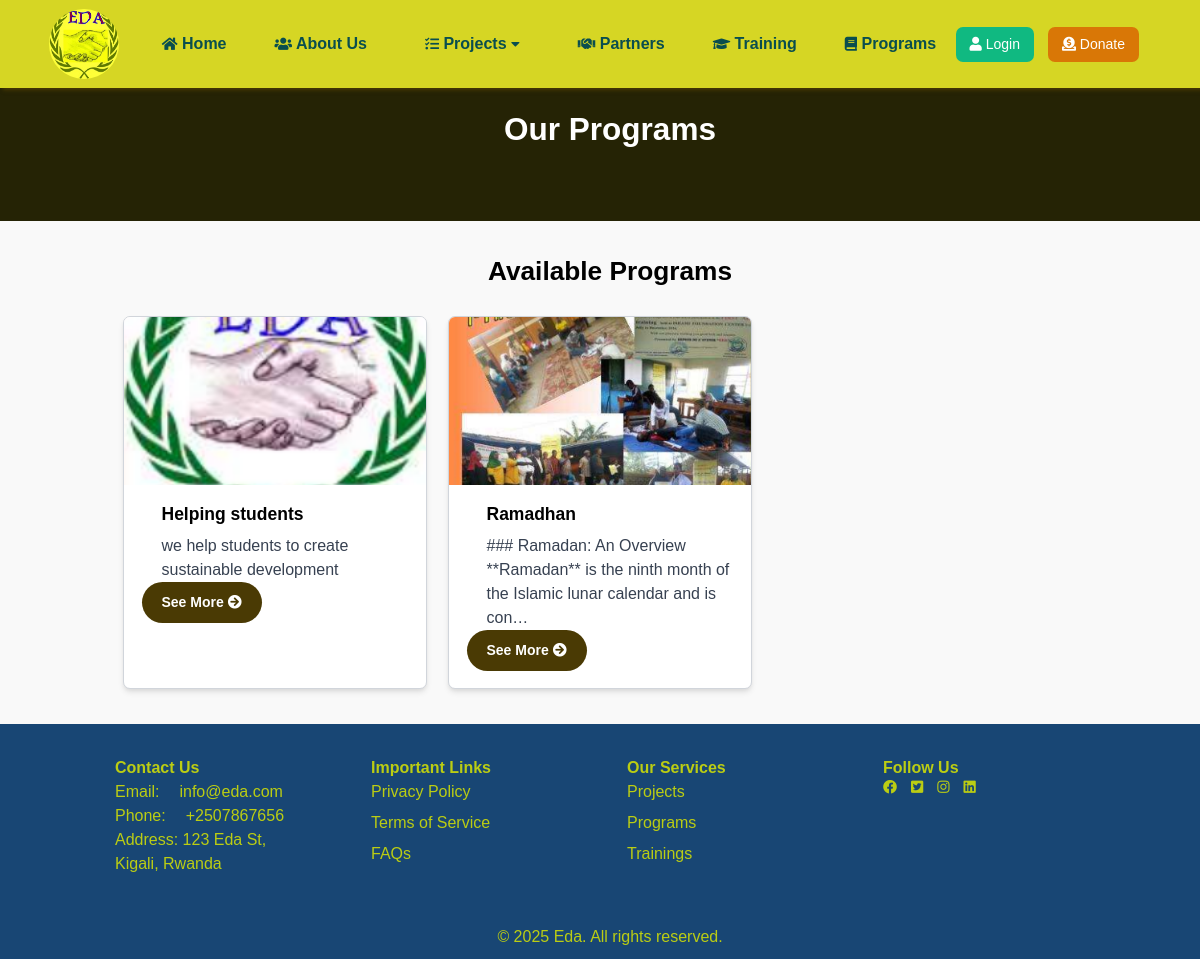
The app's page /programs/, older data.
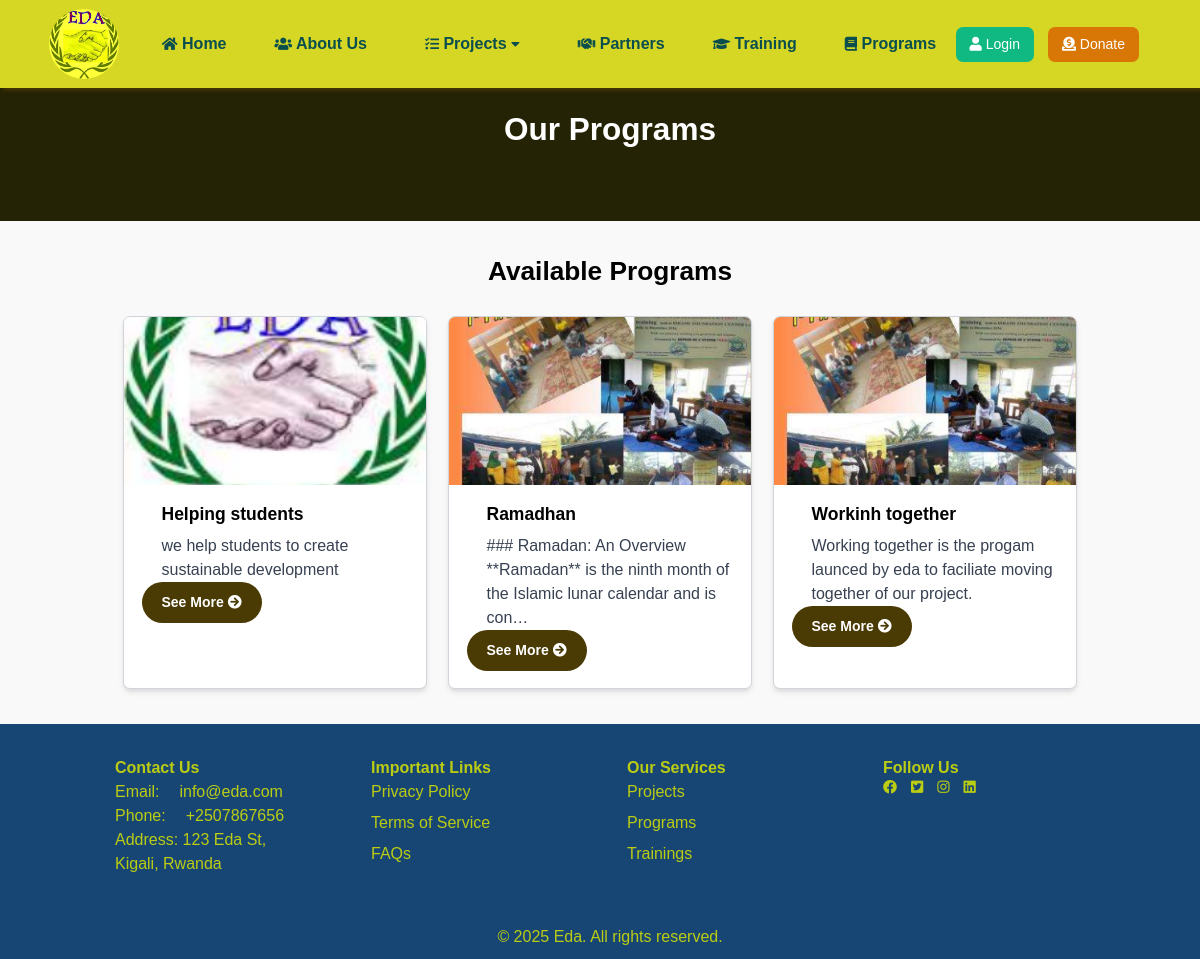
The same page, newer data.
### eda/models.py (models this page shows, shortened)
class Programs(models.Model):
    name = models.CharField(max_length=200)
    description = models.TextField()
    image = models.ImageField(upload_to='images/', null=True, blank=True)
    created_at = models.DateTimeField(auto_now_add=True)
    updated_at = models.DateTimeField(auto_now=True)

### eda/views.py (the view)
# urls.py: path('programs/', programs_view, name='programs'),  # List all programs
def programs_view(request):
    programs = Programs.objects.all()  # Fetch all programs
    return render(request, 'programs.html', {
        'programs': programs,
    })

### templates/programs.html (shortened to what this page needs)
﻿{% extends 'base.html' %}
{% block content %}
<section class="hero-section block h-10 py-10 items-center justify-center text-center bg-yellow-900 text-white">
    <h1 class="text-4xl font-bold">Our Programs</h1>
</section>
<main class="container mx-auto py-10">
    <h2 class="text-3xl font-semibold text-center mb-8">Available Programs</h2>
    <div class="grid grid-cols-1 sm:grid-cols-2 md:grid-cols-3 gap-6 px-10">
        {% for program in programs %}
        <div class="bg-white shadow-md rounded-lg overflow-hidden transition-transform hover:shadow-lg border border-gray-300">
            <img src="{{ program.image.url }}" alt="{{ program.name }}" class="w-full h-48 object-cover">
            <div class="p-5">
                <h3 class="text-xl font-semibold">{{ program.name }}</h3>
                <p class="mt-2 text-gray-700">{{ program.description|truncatechars:100 }}</p>
                <a href="{% url 'program_detail' program.id %}" class="button-primary">See More <i class="fas fa-arrow-circle-right"></i></a>
            </div>
        </div>
        {% empty %}
        <p class="text-gray-700 text-center">No programs available at the moment.</p>
        {% endfor %}
    </div>
</main>
{% endblock %}

Row changes from the older to the newer data that the page shows:
added Programs: image (picture), name "Workinh together", description "Working together is the progam launced by eda to faciliate moving together of our project."
